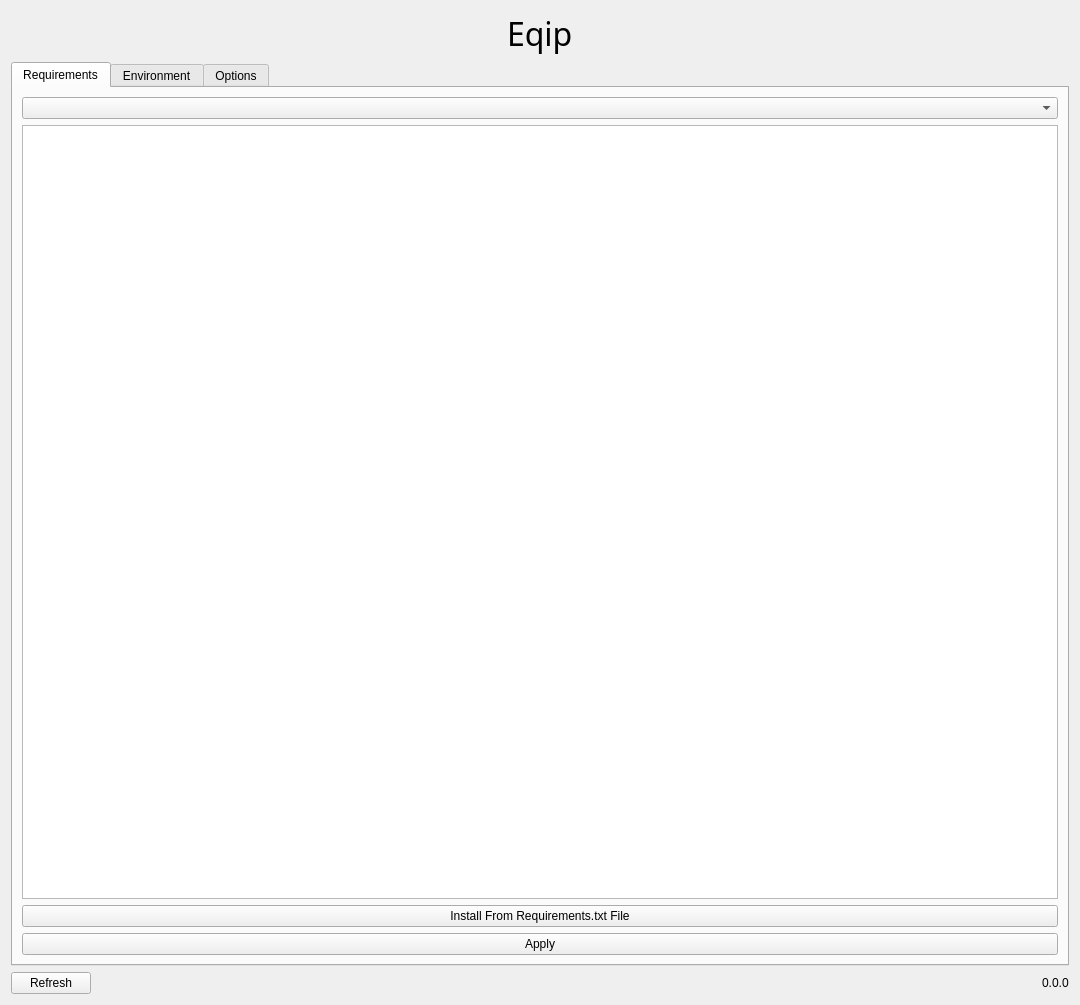
<?xml version="1.0" encoding="UTF-8"?>
<ui version="4.0">
 <class>option_widget</class>
 <widget class="QWidget" name="option_widget">
  <property name="enabled">
   <bool>true</bool>
  </property>
  <property name="geometry">
   <rect>
    <x>0</x>
    <y>0</y>
    <width>1080</width>
    <height>1005</height>
   </rect>
  </property>
  <property name="sizePolicy">
   <sizepolicy hsizetype="MinimumExpanding" vsizetype="MinimumExpanding">
    <horstretch>1</horstretch>
    <verstretch>1</verstretch>
   </sizepolicy>
  </property>
  <property name="minimumSize">
   <size>
    <width>400</width>
    <height>400</height>
   </size>
  </property>
  <property name="windowTitle">
   <string>Option Widget</string>
  </property>
  <property name="autoFillBackground">
   <bool>false</bool>
  </property>
  <layout class="QVBoxLayout" name="verticalLayout" stretch="0,0,0">
   <item>
    <layout class="QHBoxLayout" name="horizontalLayout_2" stretch="0,1,0,1,0">
     <item>
      <widget class="QLabel" name="icon_label">
       <property name="text">
        <string/>
       </property>
      </widget>
     </item>
     <item>
      <spacer name="horizontalSpacer_2">
       <property name="orientation">
        <enum>Qt::Horizontal</enum>
       </property>
       <property name="sizeHint" stdset="0">
        <size>
         <width>40</width>
         <height>20</height>
        </size>
       </property>
      </spacer>
     </item>
     <item>
      <widget class="QLabel" name="title_label">
       <property name="font">
        <font>
         <family>Goudy Old Style</family>
         <pointsize>24</pointsize>
        </font>
       </property>
       <property name="text">
        <string>Eqip</string>
       </property>
      </widget>
     </item>
     <item>
      <spacer name="horizontalSpacer">
       <property name="orientation">
        <enum>Qt::Horizontal</enum>
       </property>
       <property name="sizeHint" stdset="0">
        <size>
         <width>40</width>
         <height>20</height>
        </size>
       </property>
      </spacer>
     </item>
     <item>
      <widget class="QLabel" name="sponsor_label">
       <property name="text">
        <string/>
       </property>
      </widget>
     </item>
    </layout>
   </item>
   <item>
    <widget class="QTabWidget" name="tabs_widget">
     <property name="sizePolicy">
      <sizepolicy hsizetype="Minimum" vsizetype="MinimumExpanding">
       <horstretch>0</horstretch>
       <verstretch>0</verstretch>
      </sizepolicy>
     </property>
     <property name="currentIndex">
      <number>0</number>
     </property>
     <widget class="QWidget" name="requirements_tab">
      <property name="sizePolicy">
       <sizepolicy hsizetype="Minimum" vsizetype="Minimum">
        <horstretch>0</horstretch>
        <verstretch>0</verstretch>
       </sizepolicy>
      </property>
      <attribute name="title">
       <string>Requirements</string>
      </attribute>
      <layout class="QVBoxLayout" name="verticalLayout_11">
       <item>
        <widget class="QComboBox" name="plugin_selection_combo_box"/>
       </item>
       <item>
        <widget class="QTreeView" name="requirements_tree_view">
         <property name="sizeAdjustPolicy">
          <enum>QAbstractScrollArea::AdjustToContents</enum>
         </property>
         <property name="uniformRowHeights">
          <bool>false</bool>
         </property>
         <property name="sortingEnabled">
          <bool>true</bool>
         </property>
         <property name="wordWrap">
          <bool>true</bool>
         </property>
        </widget>
       </item>
       <item>
        <widget class="QPushButton" name="install_from_file_button">
         <property name="text">
          <string>Install From Requirements.txt File</string>
         </property>
        </widget>
       </item>
       <item>
        <widget class="QPushButton" name="install_requirements_button">
         <property name="text">
          <string>Apply</string>
         </property>
        </widget>
       </item>
      </layout>
     </widget>
     <widget class="QWidget" name="environment_tab">
      <property name="sizePolicy">
       <sizepolicy hsizetype="Minimum" vsizetype="Minimum">
        <horstretch>0</horstretch>
        <verstretch>0</verstretch>
       </sizepolicy>
      </property>
      <attribute name="title">
       <string>Environment</string>
      </attribute>
      <layout class="QVBoxLayout" name="verticalLayout_11">
       <item>
        <layout class="QHBoxLayout" name="horizontalLayout_3">
         <item>
          <widget class="QLabel" name="environment_label">
           <property name="text">
            <string>(Environment.. )</string>
           </property>
          </widget>
         </item>
         <item>
          <spacer name="horizontalSpacer_4">
           <property name="orientation">
            <enum>Qt::Horizontal</enum>
           </property>
           <property name="sizeHint" stdset="0">
            <size>
             <width>40</width>
             <height>20</height>
            </size>
           </property>
          </spacer>
         </item>
         <item>
          <widget class="QPushButton" name="populate_environment_button">
           <property name="text">
            <string>Populate</string>
           </property>
          </widget>
         </item>
         <item>
          <widget class="QPushButton" name="update_environment_button">
           <property name="text">
            <string>Apply</string>
           </property>
          </widget>
         </item>
        </layout>
       </item>
       <item>
        <layout class="QHBoxLayout" name="horizontalLayout_7">
         <item>
          <widget class="QLabel" name="label_2">
           <property name="text">
            <string>Editable</string>
           </property>
          </widget>
         </item>
         <item>
          <widget class="QgsFileWidget" name="editable_install_file_widget">
           <property name="storageMode">
            <enum>QgsFileWidget::GetDirectory</enum>
           </property>
          </widget>
         </item>
         <item>
          <widget class="QPushButton" name="editable_install_button">
           <property name="text">
            <string>Install</string>
           </property>
          </widget>
         </item>
        </layout>
       </item>
       <item>
        <widget class="QListView" name="environment_list_view">
         <property name="editTriggers">
          <set>QAbstractItemView::NoEditTriggers</set>
         </property>
         <property name="selectionMode">
          <enum>QAbstractItemView::NoSelection</enum>
         </property>
        </widget>
       </item>
       <item>
        <layout class="QHBoxLayout" name="horizontalLayout_5">
         <item>
          <widget class="QLineEdit" name="search_line_edit"/>
         </item>
         <item>
          <widget class="QPushButton" name="search_button">
           <property name="text">
            <string>Search</string>
           </property>
          </widget>
         </item>
        </layout>
       </item>
      </layout>
     </widget>
     <widget class="QWidget" name="options_tab">
      <attribute name="title">
       <string>Options</string>
      </attribute>
      <layout class="QVBoxLayout" name="verticalLayout_3">
       <item>
        <layout class="QHBoxLayout" name="horizontalLayout_4">
         <item>
          <widget class="QLabel" name="dep_hook_label">
           <property name="text">
            <string>On Plugin Install Dependency Hook</string>
           </property>
          </widget>
         </item>
         <item>
          <spacer name="horizontalSpacer_5">
           <property name="orientation">
            <enum>Qt::Horizontal</enum>
           </property>
           <property name="sizeHint" stdset="0">
            <size>
             <width>40</width>
             <height>20</height>
            </size>
           </property>
          </spacer>
         </item>
         <item>
          <widget class="QLabel" name="hook_status_label">
           <property name="font">
            <font>
             <italic>true</italic>
            </font>
           </property>
           <property name="text">
            <string>Disabled</string>
           </property>
          </widget>
         </item>
         <item>
          <spacer name="horizontalSpacer_6">
           <property name="orientation">
            <enum>Qt::Horizontal</enum>
           </property>
           <property name="sizeHint" stdset="0">
            <size>
             <width>40</width>
             <height>20</height>
            </size>
           </property>
          </spacer>
         </item>
         <item>
          <widget class="QCheckBox" name="auto_enable_check_box">
           <property name="text">
            <string>Auto Enable</string>
           </property>
          </widget>
         </item>
         <item>
          <widget class="QPushButton" name="disable_dep_hook_button">
           <property name="text">
            <string>Disable</string>
           </property>
          </widget>
         </item>
         <item>
          <widget class="QPushButton" name="enable_dep_hook_button">
           <property name="text">
            <string>Enable</string>
           </property>
          </widget>
         </item>
        </layout>
       </item>
       <item>
        <layout class="QHBoxLayout" name="horizontalLayout_8">
         <item>
          <widget class="QLabel" name="label_3">
           <property name="text">
            <string>On start</string>
           </property>
          </widget>
         </item>
         <item>
          <spacer name="horizontalSpacer_8">
           <property name="orientation">
            <enum>Qt::Horizontal</enum>
           </property>
           <property name="sizeHint" stdset="0">
            <size>
             <width>40</width>
             <height>20</height>
            </size>
           </property>
          </spacer>
         </item>
         <item>
          <widget class="QCheckBox" name="auto_upgrade_check_box">
           <property name="text">
            <string>Always upgrade packages from index</string>
           </property>
          </widget>
         </item>
        </layout>
       </item>
       <item>
        <layout class="QHBoxLayout" name="horizontalLayout_6">
         <item>
          <widget class="QLabel" name="label">
           <property name="text">
            <string>Pip Index</string>
           </property>
          </widget>
         </item>
         <item>
          <spacer name="horizontalSpacer_7">
           <property name="orientation">
            <enum>Qt::Horizontal</enum>
           </property>
           <property name="sizeHint" stdset="0">
            <size>
             <width>40</width>
             <height>20</height>
            </size>
           </property>
          </spacer>
         </item>
         <item>
          <widget class="QLineEdit" name="pip_index_line_edit"/>
         </item>
        </layout>
       </item>
       <item>
        <widget class="QTextEdit" name="hook_asci_art">
         <property name="font">
          <font>
           <family>Century</family>
           <weight>50</weight>
           <bold>false</bold>
           <kerning>true</kerning>
          </font>
         </property>
         <property name="cursor" stdset="0">
          <cursorShape>ClosedHandCursor</cursorShape>
         </property>
         <property name="mouseTracking">
          <bool>false</bool>
         </property>
         <property name="acceptDrops">
          <bool>false</bool>
         </property>
         <property name="frameShape">
          <enum>QFrame::NoFrame</enum>
         </property>
         <property name="frameShadow">
          <enum>QFrame::Plain</enum>
         </property>
         <property name="verticalScrollBarPolicy">
          <enum>Qt::ScrollBarAlwaysOff</enum>
         </property>
         <property name="horizontalScrollBarPolicy">
          <enum>Qt::ScrollBarAlwaysOff</enum>
         </property>
         <property name="undoRedoEnabled">
          <bool>false</bool>
         </property>
         <property name="lineWrapMode">
          <enum>QTextEdit::NoWrap</enum>
         </property>
         <property name="readOnly">
          <bool>true</bool>
         </property>
         <property name="html">
          <string>&lt;!DOCTYPE HTML PUBLIC &quot;-//W3C//DTD HTML 4.0//EN&quot; &quot;http://www.w3.org/TR/REC-html40/strict.dtd&quot;&gt;
&lt;html&gt;&lt;head&gt;&lt;meta name=&quot;qrichtext&quot; content=&quot;1&quot; /&gt;&lt;style type=&quot;text/css&quot;&gt;
p, li { white-space: pre-wrap; }
&lt;/style&gt;&lt;/head&gt;&lt;body style=&quot; font-family:'Century'; font-size:8.25pt; font-weight:400; font-style:normal;&quot;&gt;
&lt;p align=&quot;center&quot; style=&quot;-qt-paragraph-type:empty; margin-top:0px; margin-bottom:0px; margin-left:0px; margin-right:0px; -qt-block-indent:0; text-indent:0px;&quot;&gt;&lt;br /&gt;&lt;/p&gt;
&lt;p align=&quot;center&quot; style=&quot; margin-top:0px; margin-bottom:0px; margin-left:0px; margin-right:0px; -qt-block-indent:0; text-indent:0px;&quot;&gt;X&lt;/p&gt;&lt;/body&gt;&lt;/html&gt;</string>
         </property>
         <property name="textInteractionFlags">
          <set>Qt::NoTextInteraction</set>
         </property>
         <property name="placeholderText">
          <string notr="true"/>
         </property>
        </widget>
       </item>
       <item>
        <widget class="QPushButton" name="reset_options_button">
         <property name="text">
          <string>Reset</string>
         </property>
        </widget>
       </item>
      </layout>
     </widget>
    </widget>
   </item>
   <item>
    <layout class="QHBoxLayout" name="horizontalLayout">
     <item>
      <widget class="QPushButton" name="refresh_button">
       <property name="text">
        <string>Refresh</string>
       </property>
      </widget>
     </item>
     <item>
      <spacer name="horizontalSpacer_3">
       <property name="orientation">
        <enum>Qt::Horizontal</enum>
       </property>
       <property name="sizeHint" stdset="0">
        <size>
         <width>40</width>
         <height>20</height>
        </size>
       </property>
      </spacer>
     </item>
     <item>
      <widget class="QLabel" name="version_label">
       <property name="text">
        <string>0.0.0</string>
       </property>
      </widget>
     </item>
    </layout>
   </item>
  </layout>
 </widget>
 <customwidgets>
  <customwidget>
   <class>QgsFileWidget</class>
   <extends>QWidget</extends>
   <header>qgsfilewidget.h</header>
  </customwidget>
 </customwidgets>
 <resources/>
 <connections/>
</ui>
